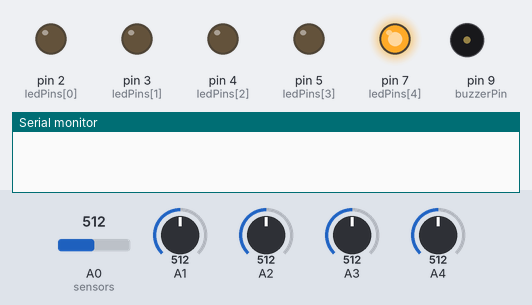
Recording of a sketch running on a simulated Arduino Uno, built with avr-gcc and run on an emulated ATmega328P. Parts: output pins drawn as LEDs (lit = HIGH), buzzer (waves = sounding), the last lines printed to the serial monitor. The test bench sets the inputs (shaded band); at power-on: A0 (sensors) = 512, A1 = 512, A2 = 512, A3 = 512, A4 = 512. Random numbers use the default seed unless the sketch sets one.

Above: at 0.35 s.
At 6.1 s:
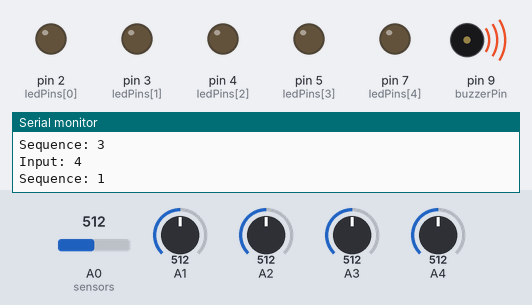
At 12.15 s:
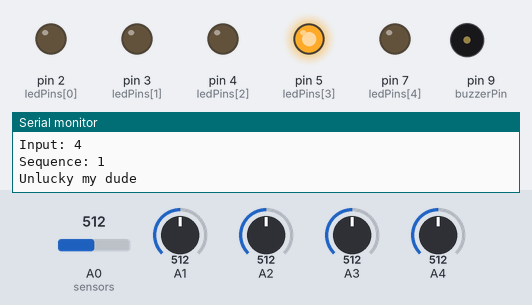
At 18.95 s:
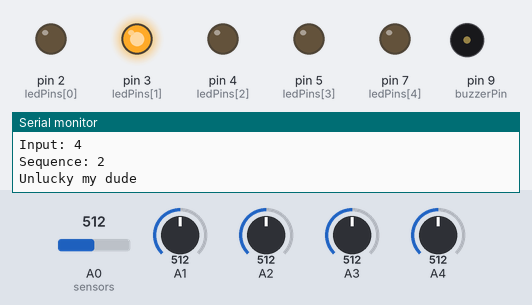
At 27.26 s:
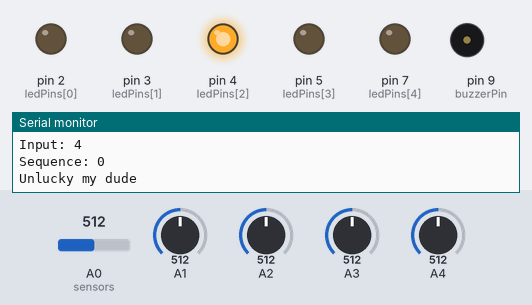
At 37.9 s:
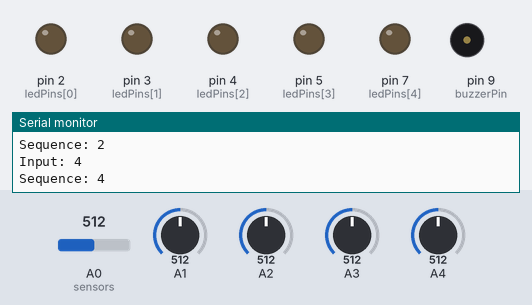
Timing chart, 0 to 40.0 s (numbered marks = the images above):
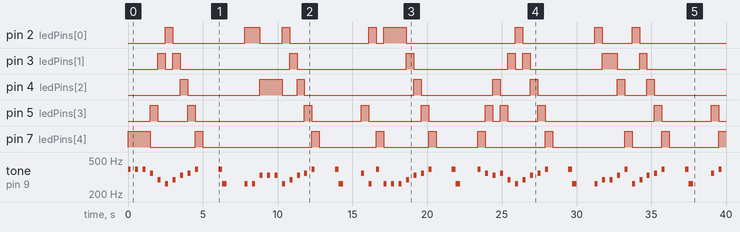

The sketch:

Game.ino
```cpp
//

#include "notes.h" // C document includes all defined note frequencies used throughout

int ledPins[5] = {2, 3, 4, 5, 7}; //array of pins used for all LED output
int buzzerPin = 9; // pin used for buzzer input

int const delayVal = 200; //a value that will stay the same, used to determine how long in milliseconds, something should be delayed

long randomNumber; //integer stores random number

int difficulty = 5; //integer of difficulty to be used

int sensors[5]; //array of sensor inputs


//definition of methods, including neccesary paramters to be used.
void getSequence(int sequence[]);
void playSequence(int note, int sequence[]);
void keyInput(int inputs[]);
void playNote(int note);
void compare(int sequence[], int inputs[]);


//setup runs once, declares outputs, etc
void setup() {

  Serial.begin(9600); //set rate of data in baud
  randomSeed(analogRead(A5)); //initialise pseudorandom number generator on analog pin A5

  //initialize each ledPin in the ledPins array as an output pin
  for (int i = 0; i < 5; i++) {
    pinMode(ledPins[i], OUTPUT);
  }

}

//loop function runs until program is stopped. This is used as a game loop
void loop() {

  //initialize sequence and inputs arrays to allow a particular ammount of elements, determined by difficulty variable
  int sequence[difficulty];
  int inputs[difficulty];

  //getSequence function is called, passing in the sequence array as only parameter
  getSequence(sequence);

  //keyInput function is called, passing in inputs array as parameter
  keyInput(inputs);

  //compare function is called, passing in sequence and inputs array as parameters
  compare(sequence, inputs);

}

/*getSequence function returns nothing, recieves array of integers 'sequence'.
  Function will get a single sequence of random numbers, then calls playSequence for each note in the sequence*/
void getSequence(int sequence[]) {

  bool repeat = true; //boolean repeat assigned value true

  //conditional loop runs until repeat is false
  while (repeat) {
    for (int i = 0; i < difficulty; i++) { //fixed loop repeats while i < difficulty
      randomNumber = random(0, 5); //randomNumber is assigned a random value between 0 and 5
      sequence[i] = randomNumber; //current element in sequence assigned current randomNumber value;
      playSequence(i, sequence); //playSequence function called, passes current i element in sequence and the sequence itself
    }
    repeat = false; //end while loop
  }

}

/*playSequence function returns nothing, recieves current note to be played and sequence to represent the note.
  Function will simply take in a note, compare it to an integer, and call the playNote function with a specific parameter.*/
void playSequence(int note, int sequence[]) {

  //determine if the current note in the sequence equates to an integer, then call a function to play the note assigned to that integer.
  if (sequence[note] == 0) {
    playNote(NOTE_C4);
  }
  else if (sequence[note] == 1) {
    playNote(NOTE_D4);
  }
  else if (sequence[note] == 2) {
    playNote(NOTE_E4);
  }
  else if (sequence[note] == 3) {
    playNote(NOTE_F4);
  }
  else if (sequence[note] == 4) {
    playNote(NOTE_G4);
  }

}

/*keyInput method returns nothing, recieves an array of integers 'inputs'
  function waits for the correct user input, then plays the note. This ends when the correct number of inputs are met*/
void keyInput(int inputs[]) {

  int threshold = 10; //threshold to be met for sensor input to be recieved
  int inputNumber = 0; //number of inputs

  //conditional loops runs until the neccesay number of inputs meets the difficulty
  while (inputNumber < difficulty) {

    /*For each sensor, check if there is an input from the respective pin.
      Based on the input, assign the current element in the inputs array to an integer,
      increment the number of inputs and play the respective note for that sensor.*/

    sensors[0] = analogRead(A0); //assign reading from analogPin to respective index in sensors array
    if (sensors[0] > threshold) { //if the reading value is greater than the threshold
      inputs[inputNumber] = 0; //assign current inputs element to 0
      inputNumber++; //increment inputNumber

      playNote(NOTE_C4); //call playNote function and pass the specific note to be played.
    }

    sensors[1] = analogRead(A1);
    if (sensors[1] > threshold) {
      inputs[inputNumber] = 1;
      inputNumber++;

      playNote(NOTE_D4);
    }

    sensors[2] = analogRead(A2);
    if (sensors[2] > threshold) {
      inputs[inputNumber] = 2;
      inputNumber++;

      playNote(NOTE_E4);
    }

    sensors[3] = analogRead(A3);
    if (sensors[3] > threshold) {
      inputs[inputNumber] = 3;
      inputNumber++;

      playNote(NOTE_F4);
    }

    sensors[4] = analogRead(A4);
    if (sensors[4] > threshold) {
      inputs[inputNumber] = 4;
      inputNumber++;

      playNote(NOTE_G4);
    }
  }

}


/*playNote method returns nothing, recieves integer 'note' as parameter.
  Function will */
void playNote(int note) {

  if (note == NOTE_C4) {
    tone(buzzerPin, NOTE_C4, delayVal);
    digitalWrite(ledPins[0], HIGH);
    delay(delayVal + 300);
    digitalWrite(ledPins[0], LOW);
  }
  else if (note == NOTE_D4) {
    tone(buzzerPin, NOTE_D4, delayVal);
    digitalWrite(ledPins[1], HIGH);
    delay(delayVal + 300);
    digitalWrite(ledPins[1], LOW);
  }
  else if (note == NOTE_E4) {
    tone(buzzerPin, NOTE_E4, delayVal);
    digitalWrite(ledPins[2], HIGH);
    delay(delayVal + 300);
    digitalWrite(ledPins[2], LOW);
  }
  else if (note == NOTE_F4) {
    tone(buzzerPin, NOTE_F4, delayVal);
    digitalWrite(ledPins[3], HIGH);
    delay(delayVal + 300);
    digitalWrite(ledPins[3], LOW);
  }
  else if (note == NOTE_G4) {
    tone(buzzerPin, NOTE_G4, delayVal);
    digitalWrite(ledPins[4], HIGH);
    delay(delayVal + 300);
    digitalWrite(ledPins[4], LOW);
  }

}

void compare(int sequence[], int inputs[]) {

  int counter = 0;
  int i = 0;

  while (i < difficulty) {
    if (sequence[i] == inputs[i]) {
      counter++;
      Serial.print("Input: ");
      Serial.println(inputs[i]);
      Serial.print("Sequence: ");
      Serial.println(sequence[i]);
    }
    else{
      Serial.print("Input: ");
      Serial.println(inputs[i]);
      Serial.print("Sequence: ");
      Serial.println(sequence[i]);
    }
    i++;
  }

  if (counter == difficulty) {
    win();
    difficulty++;
  }
  else {
    lose();
    difficulty = 5;
  }
}

void win() {

  int winDelay = 100;

  delay(100);

  tone(buzzerPin, NOTE_A5);
  delay(50);
  tone(buzzerPin, NOTE_B5);
  delay(50);
  tone(buzzerPin, NOTE_C5);
  delay(50);
  tone(buzzerPin, NOTE_B5);
  delay(50);
  tone(buzzerPin, NOTE_C5);
  delay(50);
  tone(buzzerPin, NOTE_D5);
  delay(50);
  tone(buzzerPin, NOTE_C5);
  delay(50);
  tone(buzzerPin, NOTE_D5);
  delay(50);
  tone(buzzerPin, NOTE_E5);
  delay(50);
  tone(buzzerPin, NOTE_D5);
  delay(50);
  tone(buzzerPin, NOTE_E5);
  delay(50);
  tone(buzzerPin, NOTE_E5);
  delay(50);


  tone(buzzerPin, NOTE_E5, 200);
  delay(winDelay);

  Serial.print("Congrats");
  delay(1000);
}

void lose() {
  delay(1000);

  tone(buzzerPin, NOTE_G4);
  delay(250);
  tone(buzzerPin, NOTE_C4, 300);
  delay(500);

  Serial.print("Unlucky my dude");
  delay(1000);
}
```

notes.h
```cpp
//NOTE CONSTANTS

#define NOTE_C3  131
#define NOTE_D3  147
#define NOTE_E3  165
#define NOTE_F3  175
#define NOTE_G3  196
#define NOTE_A3  220
#define NOTE_B3  247
#define NOTE_C4  262
#define NOTE_D4  294
#define NOTE_E4  330
#define NOTE_F4  349
#define NOTE_G4  392
#define NOTE_A4  440
#define NOTE_B4  494
#define NOTE_C5  523
#define NOTE_D5  587
#define NOTE_E5  659
#define NOTE_F5  698
#define NOTE_G5  784
#define NOTE_A5  880
#define NOTE_B5  988
```

Measured:
- by itself, pin 2 (ledPins[0]): LOW → HIGH at 2.5 s, → LOW 0.50 s later, → HIGH 4.8 s later, → LOW 1.0 s later, … (16 changes in this stretch)
- by itself, pin 3 (ledPins[1]): LOW → HIGH at 2.0 s, → LOW 0.50 s later, → HIGH 0.50 s later, → LOW 0.50 s later, … (16 changes in this stretch)
- by itself, pin 4 (ledPins[2]): LOW → HIGH at 3.5 s, → LOW 0.50 s later, → HIGH 4.8 s later, → LOW 1.5 s later, … (16 changes in this stretch)
- by itself, pin 5 (ledPins[3]): LOW → HIGH at 1.5 s, → LOW 0.50 s later, → HIGH 2.0 s later, → LOW 0.50 s later, … (20 changes in this stretch)
- by itself, pin 7 (ledPins[4]): LOW → HIGH at 0.00 s, → LOW 1.5 s later, → HIGH 3.0 s later, → LOW 0.50 s later, … (19 changes in this stretch)
- by itself, tone on pin 9 (buzzerPin): plays 392 Hz for 0.20 s, 392 Hz for 0.20 s, 392 Hz for 0.20 s, 349 Hz for 0.20 s, 294 Hz for 0.20 s, 262 Hz for 0.20 s … (62 notes in this stretch)
